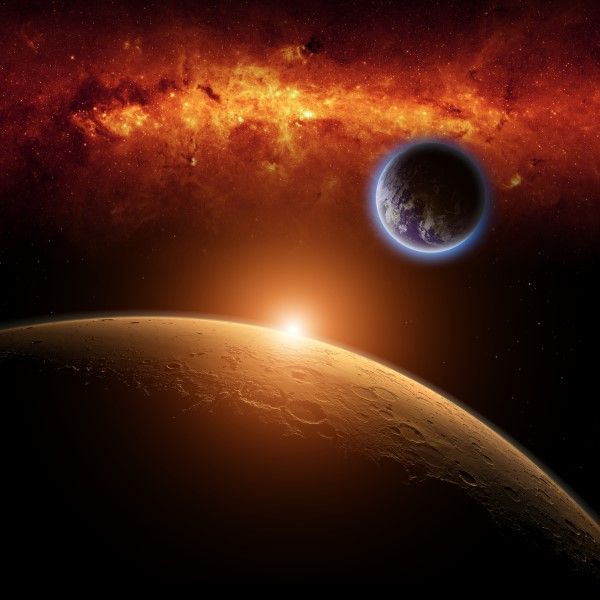
#> input picture FCV Lab/Week2/HighRes.jpg, 600 x 600 px
$ python Q3.py
#> lines starting #> are read from the running program, lines starting #| are printed output that depends on the picture
import cv2
import numpy as np

image = cv2.imread('HighRes.jpg')
#> image is the input picture: shape (600, 600, 3); mean B, G, R 17.4, 32.2, 74.7
cv2.imshow('Original Image', image)
cv2.waitKey(0)
cv2.destroyAllWindows()

down_width = 300
down_height = 200
down_points = (down_width, down_height)
resized_down = cv2.resize(image, down_points, interpolation=cv2.INTER_LINEAR)
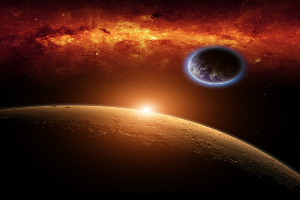
#> resized_down: shape (200, 300, 3); mean B, G, R 17.5, 32.4, 74.9

up_width = 600
up_height = 400
up_points = (up_width, up_height)
resized_up = cv2.resize(image, up_points, interpolation=cv2.INTER_LINEAR)

x_start, y_start = 100, 50
x_end, y_end = 400, 250
cropped = image[y_start:y_end, x_start:x_end]
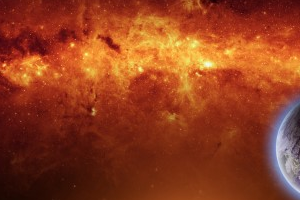
#> cropped: shape (200, 300, 3); mean B, G, R 30.2, 61.1, 145.2

cv2.imshow('Resized Down ', resized_down)
cv2.waitKey(0)
cv2.destroyAllWindows()
cv2.imshow('Resized Up', resized_up)
cv2.waitKey(0)
cv2.destroyAllWindows()
cv2.imshow('Cropped Image', cropped)
cv2.waitKey(0)
cv2.destroyAllWindows()

$ run again, with FCV Lab/Week2/img.webp saved as FCV Lab/Week2/HighRes.jpg
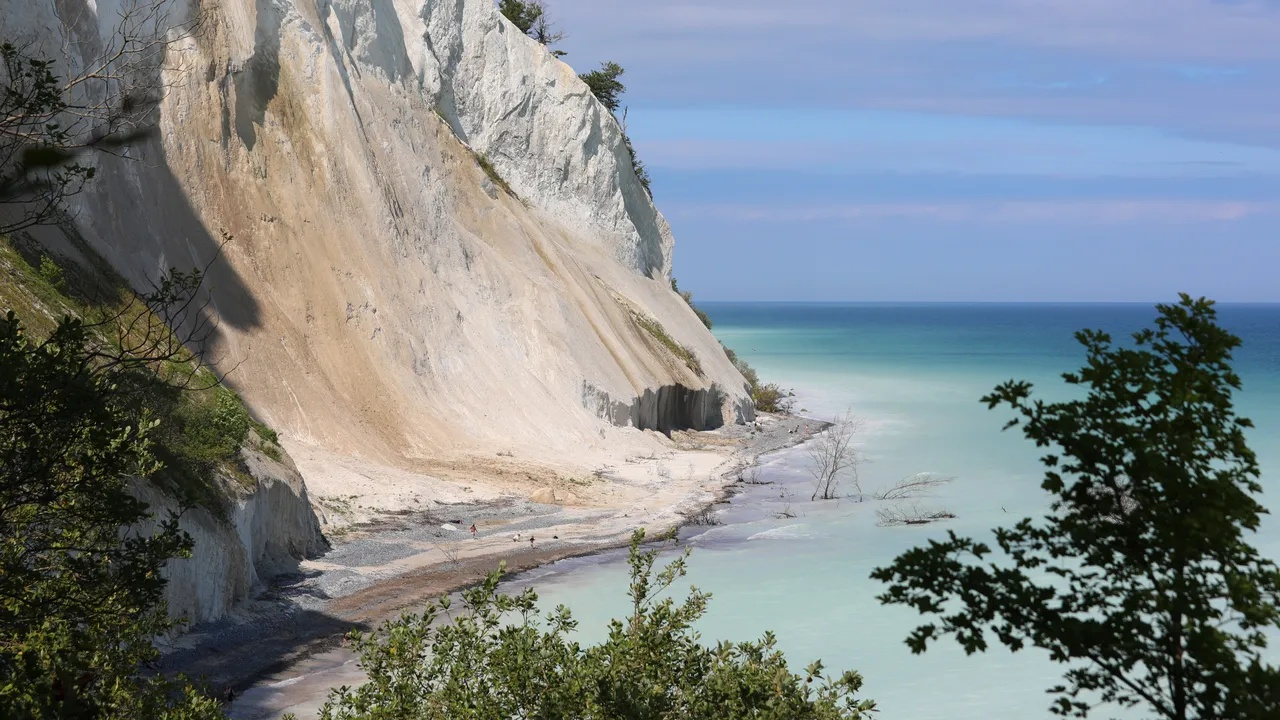
#> input picture FCV Lab/Week2/img.webp, 1280 x 720 px
#> image is the input picture: shape (720, 1280, 3); mean B, G, R 136.5, 133.2, 125.9
#> `resized_up = cv2.resize(image, up_points, interpolation=cv2.INTER_LINE..`:
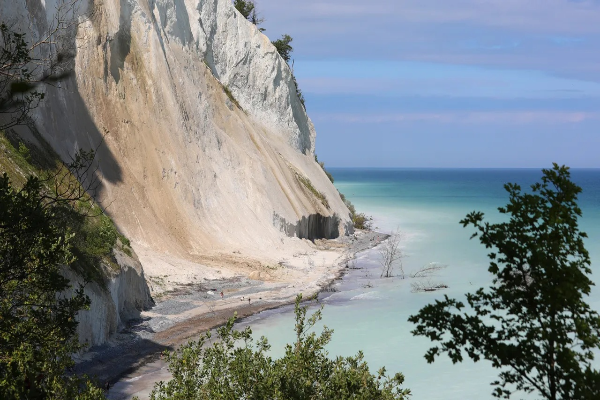
#> resized_up: shape (400, 600, 3); mean B, G, R 136.4, 133.2, 125.8
#> `cropped = image[y_start:y_end, x_start:x_end]`:
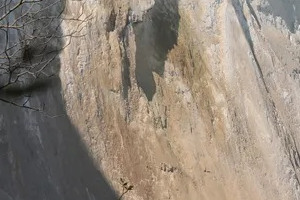
#> cropped: shape (200, 300, 3); mean B, G, R 121.8, 134.7, 146.5
